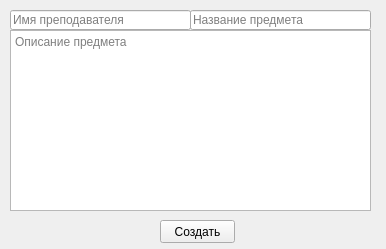
<?xml version="1.0" encoding="UTF-8"?>
<ui version="4.0">
 <class>Form</class>
 <widget class="QWidget" name="Form">
  <property name="geometry">
   <rect>
    <x>0</x>
    <y>0</y>
    <width>386</width>
    <height>249</height>
   </rect>
  </property>
  <property name="minimumSize">
   <size>
    <width>386</width>
    <height>249</height>
   </size>
  </property>
  <property name="maximumSize">
   <size>
    <width>386</width>
    <height>249</height>
   </size>
  </property>
  <property name="windowTitle">
   <string>Создать предмет</string>
  </property>
  <property name="windowIcon">
   <iconset resource="source.qrc">
    <normaloff>:/icon/sources/icon.png</normaloff>:/icon/sources/icon.png</iconset>
  </property>
  <widget class="QLineEdit" name="teacherName">
   <property name="geometry">
    <rect>
     <x>10</x>
     <y>10</y>
     <width>181</width>
     <height>20</height>
    </rect>
   </property>
   <property name="placeholderText">
    <string>Имя преподавателя</string>
   </property>
  </widget>
  <widget class="QLineEdit" name="lessonName">
   <property name="geometry">
    <rect>
     <x>190</x>
     <y>10</y>
     <width>181</width>
     <height>20</height>
    </rect>
   </property>
   <property name="placeholderText">
    <string>Название предмета</string>
   </property>
  </widget>
  <widget class="QTextEdit" name="description">
   <property name="geometry">
    <rect>
     <x>10</x>
     <y>30</y>
     <width>361</width>
     <height>181</height>
    </rect>
   </property>
   <property name="html">
    <string>&lt;!DOCTYPE HTML PUBLIC &quot;-//W3C//DTD HTML 4.0//EN&quot; &quot;http://www.w3.org/TR/REC-html40/strict.dtd&quot;&gt;
&lt;html&gt;&lt;head&gt;&lt;meta name=&quot;qrichtext&quot; content=&quot;1&quot; /&gt;&lt;style type=&quot;text/css&quot;&gt;
p, li { white-space: pre-wrap; }
&lt;/style&gt;&lt;/head&gt;&lt;body style=&quot; font-family:'MS Shell Dlg 2'; font-size:8.25pt; font-weight:400; font-style:normal;&quot;&gt;
&lt;p style=&quot;-qt-paragraph-type:empty; margin-top:0px; margin-bottom:0px; margin-left:0px; margin-right:0px; -qt-block-indent:0; text-indent:0px;&quot;&gt;&lt;br /&gt;&lt;/p&gt;&lt;/body&gt;&lt;/html&gt;</string>
   </property>
   <property name="placeholderText">
    <string>Описание предмета</string>
   </property>
  </widget>
  <widget class="QPushButton" name="createButton">
   <property name="geometry">
    <rect>
     <x>160</x>
     <y>220</y>
     <width>75</width>
     <height>23</height>
    </rect>
   </property>
   <property name="cursor">
    <cursorShape>PointingHandCursor</cursorShape>
   </property>
   <property name="text">
    <string>Создать</string>
   </property>
  </widget>
 </widget>
 <resources>
  <include location="source.qrc"/>
 </resources>
 <connections/>
</ui>
